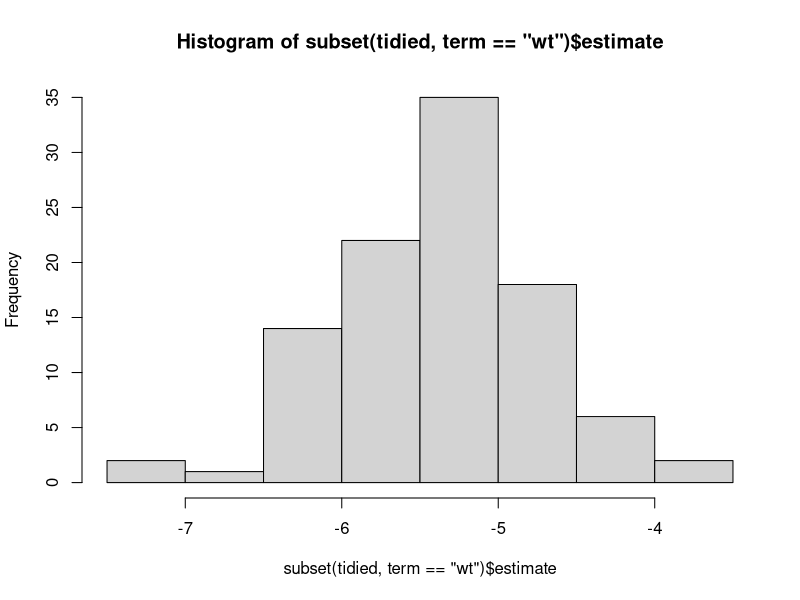
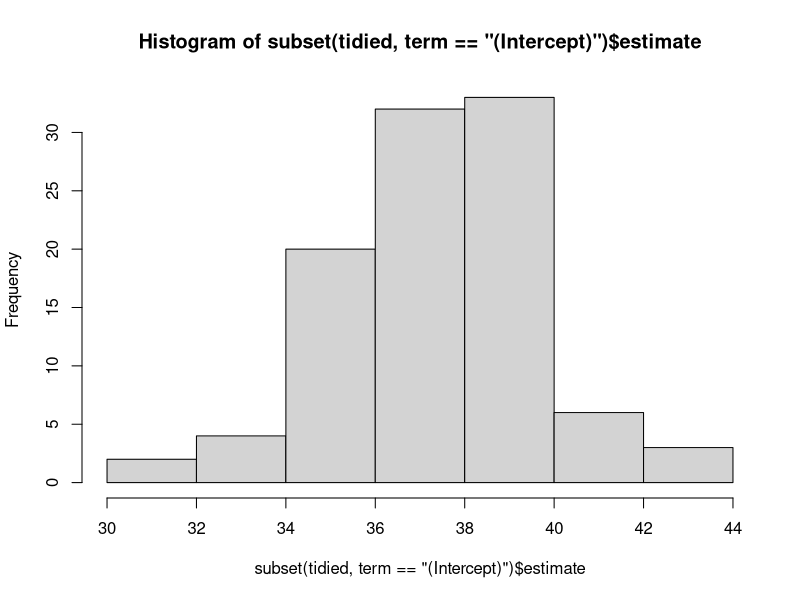

The R source for these figures, in order:
library(modelr)


### Name: bootstrap
### Title: Generate 'n' bootstrap replicates.
### Aliases: bootstrap

### ** Examples

library(purrr)
boot <- bootstrap(mtcars, 100)

models <- map(boot$strap, ~ lm(mpg ~ wt, data = .))
tidied <- map_df(models, broom::tidy, .id = "id")

hist(subset(tidied, term == "wt")$estimate)
hist(subset(tidied, term == "(Intercept)")$estimate)
